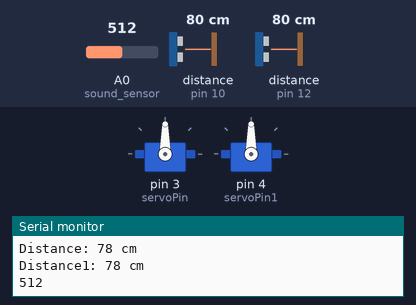
Bench run of a sketch on a simulated Arduino Uno, built with avr-gcc and run on an emulated ATmega328P. On the bench: 2 × servo, the last lines printed to the serial monitor. Wiring (inferred from the names in the program): 2 × ultrasonic range finder: trigger pin 9, echo pin 10 / trigger pin 11, echo pin 12. The test bench sets the inputs (shaded band); at power-on: A0 (sound_sensor) = 512, distance to the obstacle (sensors on pin 10, pin 12) 80 cm. The echo pulse lasts 58.3 µs per cm.

Above: at 1.2 s.
1.3 s: A0 (sound_sensor) set to 94
6.6 s: A0 (sound_sensor) set to 78
At 8.1 s:
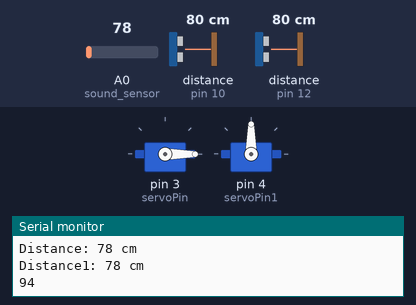
8.7 s: distance to the obstacle (sensor on pin 10) set to 33 cm
10.2 s: distance to the obstacle (sensor on pin 10) set to 28 cm
At 11.6 s:
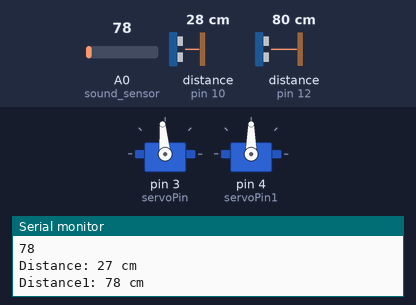
12.0 s: distance to the obstacle (sensor on pin 10) set to 35 cm
At 13.8 s:
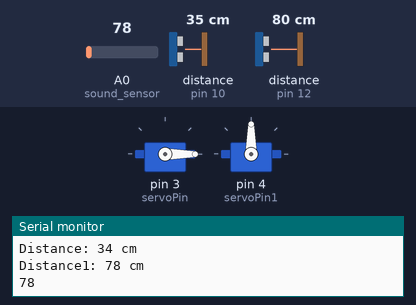
14.1 s: distance to the obstacle (sensor on pin 10) set to 2 cm
At 14.8 s:
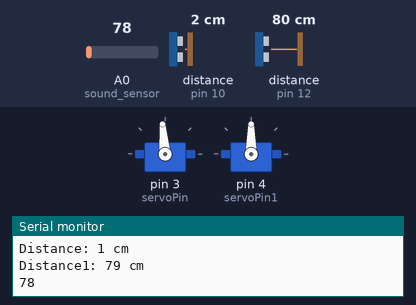
Timing chart, 0 to 16.8 s (numbered marks = the images above; inputs shaded):
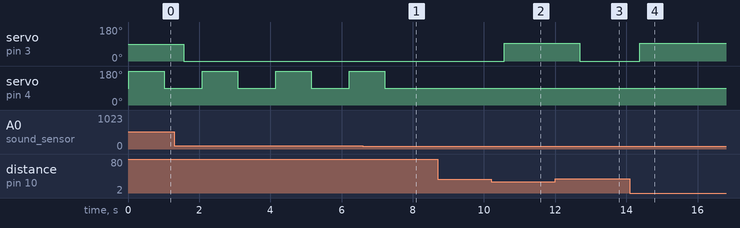

Measured:
- the behaviour switches between 86 and 85 on A0 (sound_sensor) (found by bisection; images 0 and 1)
- the behaviour switches between 31 and 30 cm on distance to the obstacle (sensor on pin 10) (found by bisection; images 1 and 2)
- after the input at 6.6 s, servo on pin 4 (servoPin1): goes on until 7.2 s, then stays 90°
- after the input at 10.2 s, servo on pin 3 (servoPin): 0° → 95° after 0.37 s
- after the input at 12.0 s, servo on pin 3 (servoPin): 95° → 0° after 0.69 s
- after the input at 14.1 s, servo on pin 3 (servoPin): 0° → 95° after 0.28 s
- by itself, servo on pin 4 (servoPin1): alternates 180° for 1.0 s and 90° for 1.1 s

The sketch:

trashcan.ino
```cpp
#include<Servo.h>
const int trigPin = 9;//Trig pin na 9
const int echoPin = 10;//Echo pin na 10
const int trigPin1 = 11;
const int echoPin1 = 12;
const int servoPin = 3;//Servo motor na pin 3

long duration;
int distance;
long duration1;
int distance1;
int Dist;int pos = 0;
Servo Servo_Motor;

int sound_sensor = A0;    // Assign to pin A0
int threshold = 85;       // Sound threshold value
int servoPin1 = 4;         // Servo motor pin
int servoAngle = 120;      // Angle to rotate the servo
int initialAngle = 90;     // Initial angle of the servo

Servo servoMotor1;


int MeasureDistance();


void setup() {
    pinMode(trigPin, OUTPUT);
    pinMode(echoPin, INPUT);
    pinMode(trigPin1, OUTPUT);
    pinMode(echoPin1, INPUT);
    Servo_Motor.attach(servoPin);
    servoMotor1.attach(servoPin1);
    Serial.begin(9600);
}

void loop()
{
     digitalWrite(trigPin, LOW);
     delayMicroseconds(2);
     digitalWrite(trigPin, HIGH);
     delayMicroseconds(10);
     digitalWrite(trigPin, LOW);
     duration = pulseIn(echoPin, HIGH);
     distance = duration * 0.034 / 2;
    Serial.print("Distance: ");
    Serial.print(distance);
    Serial.println(" cm");

   digitalWrite(trigPin1, LOW);
     delayMicroseconds(2);
     digitalWrite(trigPin1, HIGH);
     delayMicroseconds(10);
     digitalWrite(trigPin1, LOW);
     duration1 = pulseIn(echoPin1, HIGH);
     distance1 = duration1 * 0.034 / 2;
    Serial.print("Distance1: ");
    Serial.print(distance1);
    Serial.println(" cm");

   Servo_Motor.detach(); // Detach the Servo_Motor before soundcheck
  soundcheck();
  Servo_Motor.attach(servoPin); // Reattach the Servo_Motor after soundcheck


      if (distance < 30 )// if distance is less than 30cm and the bin isn't full
      {
        if(distance1>5){
            //open ();

             Servo_Motor.write(95);

           delay (1000);
        }
      }
      else
      {
        //close();

         Servo_Motor.write(0);


        delay(500);
      }
}

void open ()
{
   Servo_Motor.attach(servoPin);
   Servo_Motor.write(90);
   delay(1000);
   Servo_Motor.detach();
}

void close()
{
   Servo_Motor.attach(servoPin);
   Servo_Motor.write(5);
   delay(1000);
   Servo_Motor.detach();     //mozhe treba da go trgnam

}

void soundcheck(){
   int soundValue = 0;             // Variable to store multiple readings

  for (int i = 0; i < 32; i++)    // Read the sound sensor multiple times
  {
    soundValue += analogRead(sound_sensor);
  }

  soundValue >>= 5;               // Calculate average by bitshifting

  Serial.println(soundValue);     // Print the value of the sound sensor

  if (soundValue > threshold)     // If sound level exceeds the threshold
  {
    // Rotate the servo motor to the specified angle
    servoMotor1.write(180);
    delay(1000);                  // Wait for 1 second

    // Return the servo motor to its initial position
    servoMotor1.write(initialAngle);
    delay(500);                  // Wait for 1 second
  }

  delay(50);                      // A shorter delay between readings
}
```
